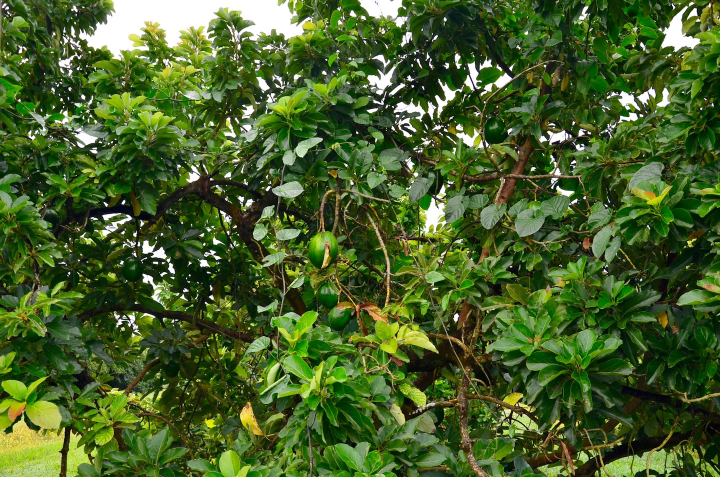
#> input picture Code/backend/fruitrecvision/detectors/hog-detector/data/images/TREC_Samples/Avocado.jpg, 1440 x 954 px (shown at 1/2 size)
$ python resize-images.py --input-image-path ../detectors/hog-detector/data/images/TREC_Samples --output-image-path out --output-image-width 100 --output-image-height 100
#> lines starting #> are read from the running program, lines starting #| are printed output that depends on the picture
import os
import cv2
import argparse as ap


parser = ap.ArgumentParser()

parser.add_argument('-i', '--input-image-path', help='path to the source image folder', required=True)
parser.add_argument('-o', '--output-image-path', help='path to the resized image folder', required=True)
parser.add_argument('-x', '--output-image-width', help='the width of the resized images', type=int, required=True)
parser.add_argument('-y', '--output-image-height', help='the height of the resized images', type=int, required=True)

args = vars(parser.parse_args())

input_image_path = args['input_image_path']
output_image_path = args['output_image_path']
output_image_width = args['output_image_width']
output_image_height = args['output_image_height']

input_image_names = [name for name in os.listdir(input_image_path) if name.endswith('.jpg') or name.endswith('.jpeg')]

for image_name in input_image_names:
    input_image = cv2.imread(input_image_path + "/" + image_name, cv2.IMREAD_GRAYSCALE)
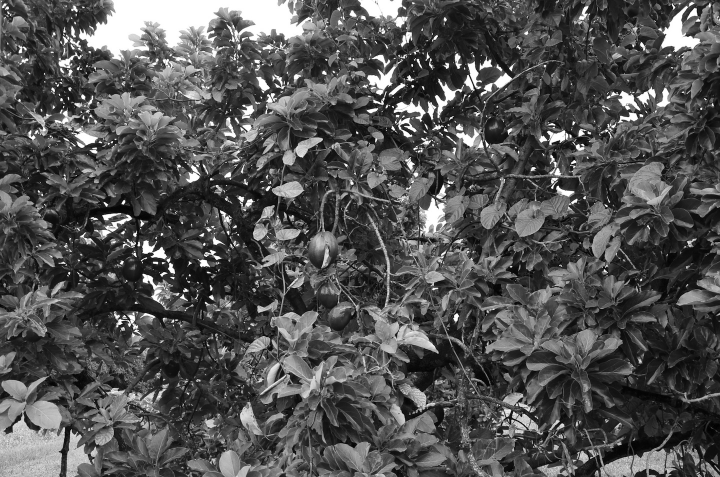
#> input_image: shape (954, 1440) (shown at 1/2 size); min 0, max 255, mean 82.1
    output_image = cv2.resize(input_image, (output_image_width, output_image_height))
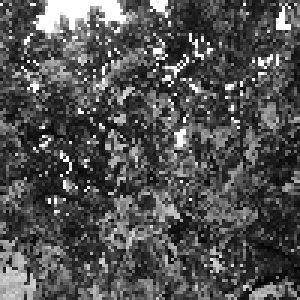
#> output_image: shape (100, 100) (shown 3 times larger); min 2, max 255, mean 82.1
    cv2.imwrite(output_image_path + "/" + image_name, output_image)
#> pass 2 of the loop `for image_name in input_image_names:`:
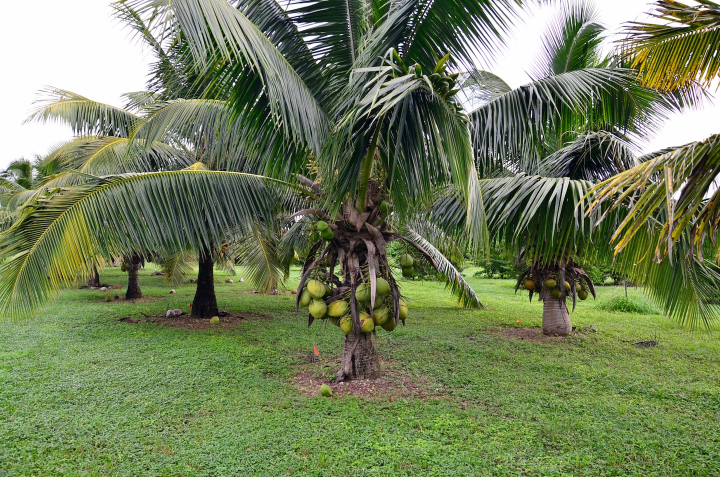
#> input picture Code/backend/fruitrecvision/detectors/hog-detector/data/images/TREC_Samples/Coconut.jpg, 1440 x 954 px (shown at 1/2 size)
#> `input_image = cv2.imread(input_image_path + "/" + image_name, cv2.IMRE..`:
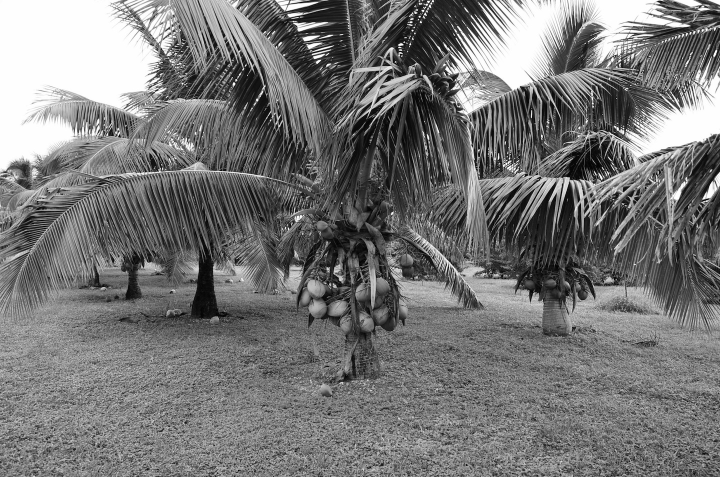
#> input_image: shape (954, 1440) (shown at 1/2 size); min 0, max 255, mean 119
#> `output_image = cv2.resize(input_image, (output_image_width, output_ima..`:
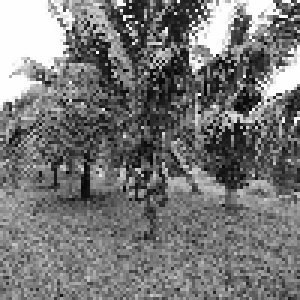
#> output_image: shape (100, 100) (shown 3 times larger); min 2, max 255, mean 118.4

# [48 lines of commented-out code are left out]
